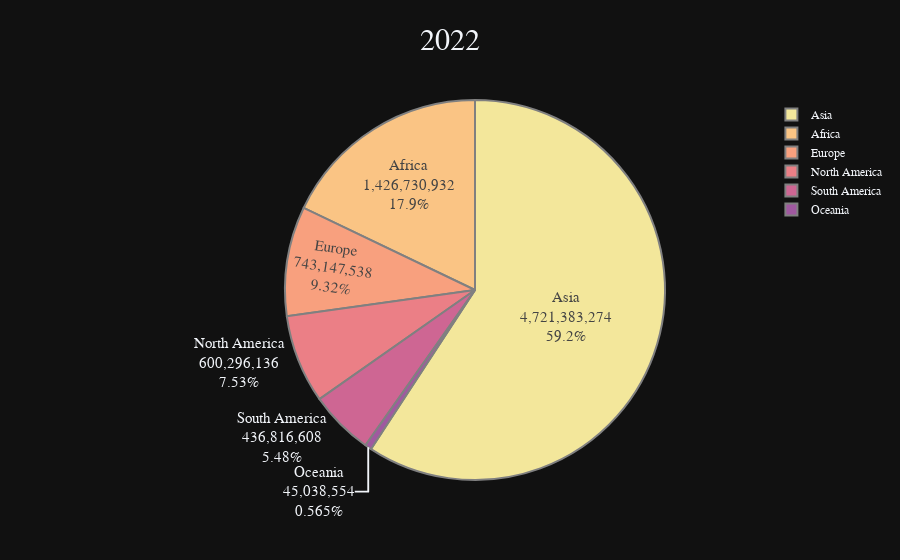

Notebook code cell kept with this figure:
### Code cell
# Summary for 2022 per continent
sum_2022_pop = df.groupby('Continent')['2022 Population'].sum()

# Pie chart
fig = px.pie(values=sum_2022_pop.values, 
             names=sum_2022_pop.index, 
             color_discrete_sequence=px.colors.sequential.Sunset,
             template = 'plotly_dark',
             title = "2022")

fig.update_layout(font = dict(family='Franklin Gothic'))
fig.update_layout(title={'font': {'size': 30}, 'xanchor': 'center', 'x' : 0.5})
fig.update_traces(textinfo='label+percent+value', textfont_size=15,
                  marker=dict(line=dict(color='#100000', width=0.2)))

fig.data[0].marker.line.width = 2
fig.data[0].marker.line.color='gray'
fig.show()

### Figure 1 — Plotly figure (JSON) as saved in the notebook; plotly's stock layout.template omitted (floating-point values rounded to 4 significant figures)
{"data": [{"domain": {"x": [0, 1], "y": [0, 1]}, "hovertemplate": "label=%{label}<br>value=%{value}<extra></extra>", "labels": ["Africa", "Asia", "Europe", "North America", "Oceania", "South America"], "legendgroup": "", "marker": {"line": {"color": "gray", "width": 2}}, "name": "", "showlegend": true, "textfont": {"size": 15}, "textinfo": "label+percent+value", "type": "pie", "values": [1426730932, 4721383274, 743147538, 600296136, 45038554, 436816608]}], "layout": {"autosize": true, "font": {"family": "Franklin Gothic"}, "legend": {"tracegroupgap": 0}, "piecolorway": ["rgb(243, 231, 155)", "rgb(250, 196, 132)", "rgb(248, 160, 126)", "rgb(235, 127, 134)", "rgb(206, 102, 147)", "rgb(160, 89, 160)", "rgb(92, 83, 165)"], "title": {"font": {"size": 30}, "text": "2022", "x": 0.5, "xanchor": "center"}}}
